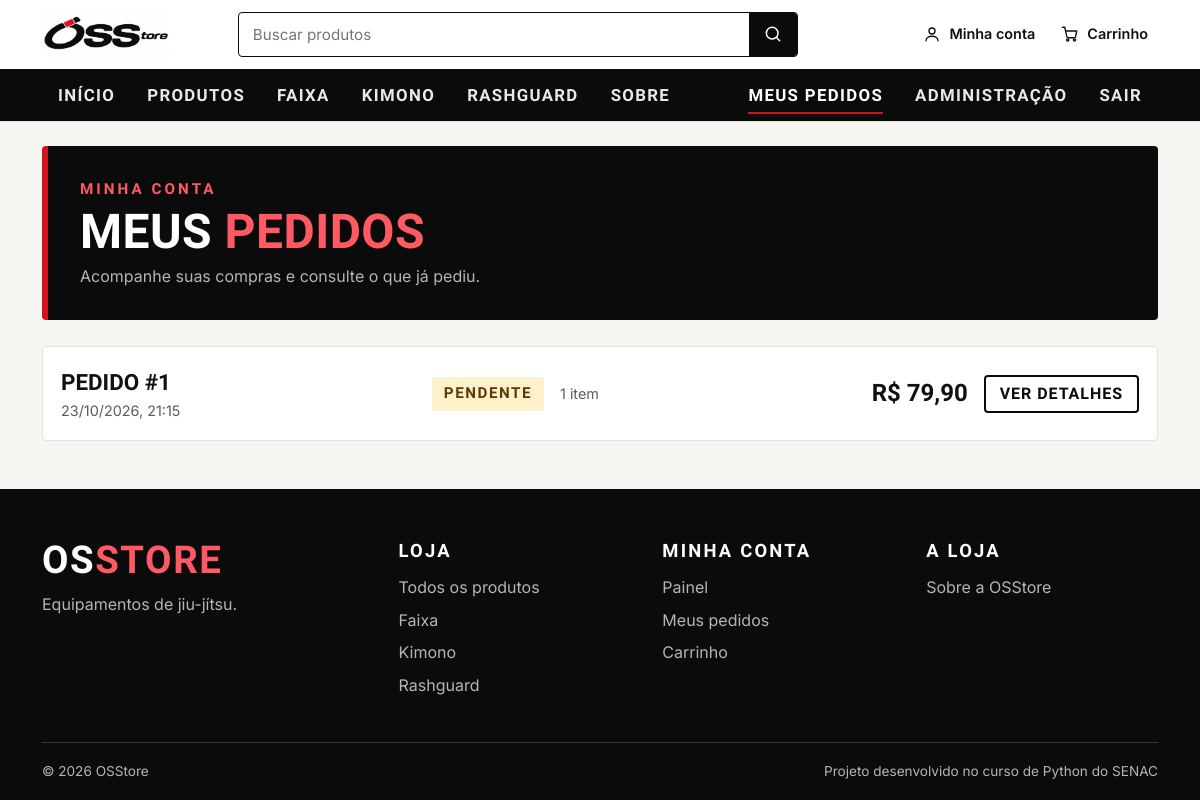
Screenshot of /pedidos/ (signed in) with the database file from the repository.
### produtos/models.py (models this page shows, shortened)
class Produto(models.Model):
    nome = models.CharField(max_length=120)
    categoria = models.CharField(max_length=60)
    preco = models.DecimalField(max_digits=8, decimal_places=2)
    estoque = models.PositiveIntegerField(default=0)
    ativo = models.BooleanField(default=True)
    imagem = models.ImageField(upload_to="produtos/", blank=True)
    descricao = models.TextField("descrição", blank=True)
    caracteristicas = models.TextField(
        "características", blank=True,
        help_text="Uma característica por linha.",
    )
    material = models.CharField(max_length=200, blank=True)
    tabela_medidas = models.TextField(
        "tabela de medidas", blank=True,
        help_text=(
            "Uma linha por tamanho, colunas separadas por | . A primeira linha "
            "é o cabeçalho. Ex.: Tamanho | Altura | Peso. Deixe vazio se o "
            "produto não usa tabela."
        ),
    )
    criado_em = models.DateTimeField(default=timezone.now, editable=False)

### pedidos/models.py (models this page shows, shortened)
class Pedido(models.Model):
    class Status(models.TextChoices):
        NOVO = "novo", "Pendente"
        PAGO = "pago", "Pago"
        ENVIADO = "enviado", "Enviado"
        ENTREGUE = "entregue", "Entregue"
        CANCELADO = "cancelado", "Cancelado"
    usuario = models.ForeignKey(User, on_delete=models.CASCADE)
    criado_em = models.DateTimeField(auto_now_add=True)
    status = models.CharField(max_length=20, choices=Status.choices, default=Status.NOVO)
    @property
    def total(self):
        return sum(item.subtotal for item in self.itens.all())

class ItemPedido(models.Model):
    pedido = models.ForeignKey(Pedido, related_name="itens",
                               on_delete=models.CASCADE)
    produto = models.ForeignKey(Produto, on_delete=models.PROTECT)
    variante = models.ForeignKey(Variante, null=True, blank=True,
                                 on_delete=models.PROTECT)
    descricao_variante = models.CharField(max_length=80, blank=True)
    quantidade = models.PositiveIntegerField(default=1)
    preco = models.DecimalField(max_digits=8, decimal_places=2)
    @property
    def subtotal(self):
        return self.quantidade * self.preco

### pedidos/views.py (the view)
# urls.py: path("pedidos/", views.meus_pedidos, name="meus_pedidos"),
@login_required
def meus_pedidos(request):
    pedidos = (Pedido.objects
               .filter(usuario=request.user)
               .prefetch_related("itens")
               .order_by("-criado_em"))
    return render(request, "pedidos/meus.html", {"pedidos": pedidos})

### core/context_processors.py (called while the page is built)
def loja(request):
    categorias = list(
        Produto.objects.filter(ativo=True)
        .order_by("categoria")
        .values_list("categoria", flat=True)
        .distinct()
    )
    return {
        "loja_nome": settings.LOJA_NOME,
        "loja_whatsapp": settings.WHATSAPP_NUMERO,   # vazio = sem botão
        "menu_categorias": categorias,
    }

### pedidos/context_processors.py (called while the page is built)
def carrinho(request):
    sessao = getattr(request, "session", None)
    bruto = sessao.get("carrinho", {}) if sessao is not None else {}
    try:
        qtd = sum(int(q) for q in bruto.values())
    except (AttributeError, TypeError, ValueError):
        qtd = 0
    return {"carrinho_qtd": qtd}

### pedidos/templates/pedidos/meus.html (shortened to what this page needs)
{% extends 'core/base.html' %}
{% block content %}
  <header class="os-hero">
    <div class="os-kicker">Minha conta</div>
    <h1>Meus <span>pedidos</span></h1>
    <p>Acompanhe suas compras e consulte o que já pediu.</p>
  </header>
  {% for pedido in pedidos %}
    <article class="os-card pedido-linha">
      <div>
        <div class="pedido-numero">Pedido #{{ pedido.pk }}</div>
        <div class="pedido-data">{{ pedido.criado_em|date:"d/m/Y, H:i" }}</div>
      </div>
      <span class="os-selo status-{{ pedido.status }}">{{ pedido.get_status_display }}</span>
      <div class="pedido-itens">
        {% with n=pedido.itens.all|length %}{{ n }} ite{{ n|pluralize:"m,ns" }}{% endwith %}
      </div>
      <div class="pedido-total">R$ {{ pedido.total|floatformat:"2g" }}</div>
      <a href="{% url 'pedido_detalhe' pedido.pk %}" class="btn-osstore-outline btn-pequeno">Ver detalhes</a>
    </article>
  {% endfor %}
{% endblock %}

### core/templates/core/base.html (shortened to what this page needs)
{% load static %}<!doctype html>
<html lang="pt-br">
<head>
  <link rel="stylesheet"
    href="https://cdnjs.cloudflare.com/ajax/libs/bootstrap/5.3.3/css/bootstrap.min.css">
  <link rel="stylesheet" href="{% static 'core/css/estilo.css' %}">
</head>
<body>
  {% with pagina=request.resolver_match.url_name %}
  <header class="site-header">
    <div class="container header-main">
      <a class="logo" href="{% url 'home' %}">
        <img src="{% static 'core/img/OSStore.jpg' %}" alt="OSStore — página inicial" width="128" height="49">
      </a>
      <form class="busca" role="search" method="get" action="{% url 'produtos' %}">
        <input id="busca-q" type="search" name="q" value="{{ request.GET.q }}" placeholder="Buscar produtos" autocomplete="off">
        <button type="submit" aria-label="Buscar">
          <svg class="icone" aria-hidden="true"><use href="#i-busca"/></svg>
        </button>
      </form>
      <div class="header-acoes">
        {% if user.is_authenticated %}
        <a class="acao-link" href="{% url 'painel' %}">
          <svg class="icone" aria-hidden="true"><use href="#i-usuario"/></svg>
          <span class="acao-rotulo">Minha conta</span>
        </a>
        {% else %}
        <a class="acao-link" href="{% url 'login' %}">
          <svg class="icone" aria-hidden="true"><use href="#i-usuario"/></svg>
          <span class="acao-rotulo">Entrar</span>
        </a>
        {% endif %}
        <a class="acao-link" href="{% url 'ver_carrinho' %}">
          <svg class="icone" aria-hidden="true"><use href="#i-carrinho"/></svg>
          <span class="acao-rotulo">Carrinho</span>
        </a>
      </div>
    </div>
    <nav class="nav-principal" id="nav-principal" aria-label="Principal">
      <div class="container">
        <ul class="nav-lista">
          <li><a href="{% url 'home' %}" {% if pagina == 'home' %}class="ativo" aria-current="page"{% endif %}>Início</a></li>
          <li><a href="{% url 'produtos' %}" {% if pagina == 'produtos' and not request.GET.categoria %}class="ativo" aria-current="page"{% endif %}>Produtos</a></li>
          {% for nome in menu_categorias|slice:":4" %}
          <li><a href="{% url 'produtos' %}?categoria={{ nome|urlencode }}"
                 {% if request.GET.categoria == nome %}class="ativo"{% endif %}>{{ nome }}</a></li>
          {% endfor %}
          <li><a href="{% url 'sobre' %}" {% if pagina == 'sobre' %}class="ativo" aria-current="page"{% endif %}>Sobre</a></li>
        </ul>
        <ul class="nav-lista">
          {% if user.is_authenticated %}
          <li><a href="{% url 'meus_pedidos' %}" {% if pagina == 'meus_pedidos' or pagina == 'pedido_detalhe' %}class="ativo"{% endif %}>Meus pedidos</a></li>
          {% if user.is_staff %}
          <li><a href="{% url 'admin:index' %}">Administração</a></li>
          {% endif %}
          <li>
            <form method="post" action="{% url 'logout' %}">
              <button type="submit" class="link-botao">Sair</button>
            </form>
          </li>
          {% else %}
          <li><a href="{% url 'cadastro' %}" {% if pagina == 'cadastro' %}class="ativo"{% endif %}>Criar conta</a></li>
          {% endif %}
        </ul>
      </div>
    </nav>
  </header>
  {% endwith %}
  <main id="conteudo">
    {% block content_full %}
    <div class="container py-4">
      {% block content %}{% endblock %}
    </div>
    {% endblock %}
  </main>
  <footer class="rodape">
    <div class="container">
      <div class="rodape-grade">
        <div>
          <div class="rodape-marca">OS<span>Store</span></div>
          <p class="rodape-texto">Equipamentos de jiu-jítsu.</p>
        </div>
        <div>
          <h2>Loja</h2>
          <ul>
            <li><a href="{% url 'produtos' %}">Todos os produtos</a></li>
            {% for nome in menu_categorias %}
            <li><a href="{% url 'produtos' %}?categoria={{ nome|urlencode }}">{{ nome }}</a></li>
            {% endfor %}
          </ul>
        </div>
        <div>
          <h2>Minha conta</h2>
          <ul>
            {% if user.is_authenticated %}
            <li><a href="{% url 'painel' %}">Painel</a></li>
            <li><a href="{% url 'meus_pedidos' %}">Meus pedidos</a></li>
            {% else %}
            <li><a href="{% url 'login' %}">Entrar</a></li>
            <li><a href="{% url 'cadastro' %}">Criar conta</a></li>
            {% endif %}
            <li><a href="{% url 'ver_carrinho' %}">Carrinho</a></li>
          </ul>
        </div>
        <div>
          <h2>A loja</h2>
          <ul>
            <li><a href="{% url 'sobre' %}">Sobre a OSStore</a></li>
          </ul>
        </div>
      </div>
      <div class="rodape-base">
        <span>© {% now "Y" %} OSStore</span>
        <span>Projeto desenvolvido no curso de Python do SENAC</span>
      </div>
    </div>
  </footer>
</body>
</html>

### rows the page displays
Produto: categoria "FAIXA", categoria "Faixa"
Produto: categoria "KIMONO", categoria "Kimono"
Produto: categoria "RASHGUARD", categoria "Rashguard"
Pedido: pk "1", criado_em "23/10/2026, 21:15", status "PENDENTE", itens "1", total "79,90"
